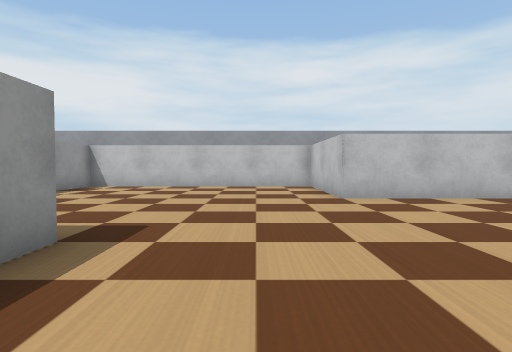
view 1 (above)

16 first-person views from a walk through a robot-simulator world made for Webots. The camera is 0.19 m above the floor, tilts 2° down and sees 80° across. The floor is counted in squares, 0.25 m on a side. Each view is taken from the middle of a square. On the plan, view 1 faces up. The plan holds only what a view shows up to about 10 squares ahead; the rest is blank. The robots in the file are not drawn. Webots' stock objects and surfaces are drawn as simple stand-ins.

view 2
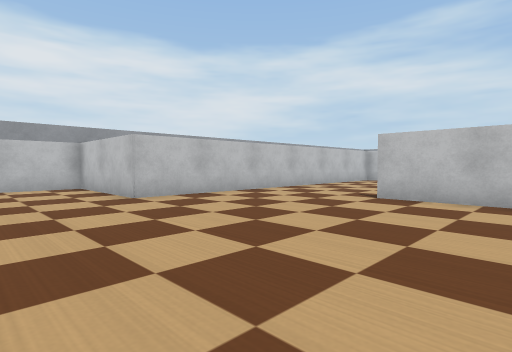

view 3
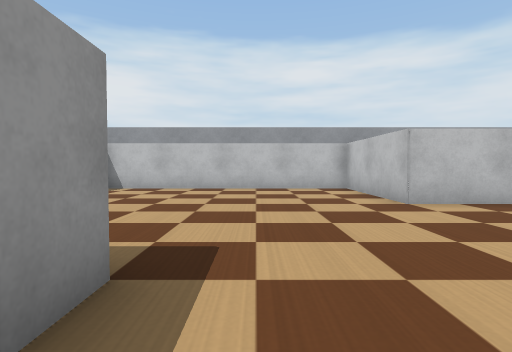

view 4
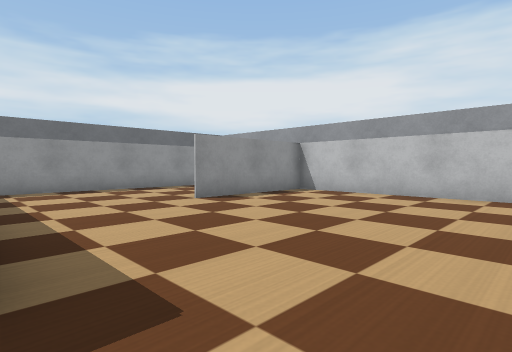

view 5
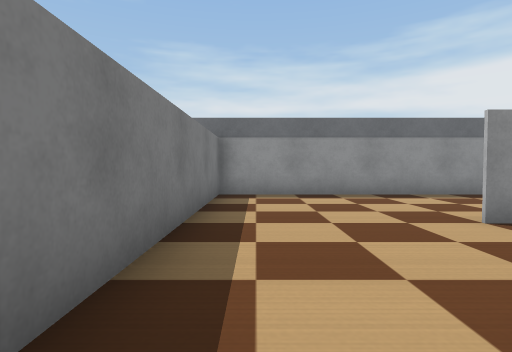

view 6
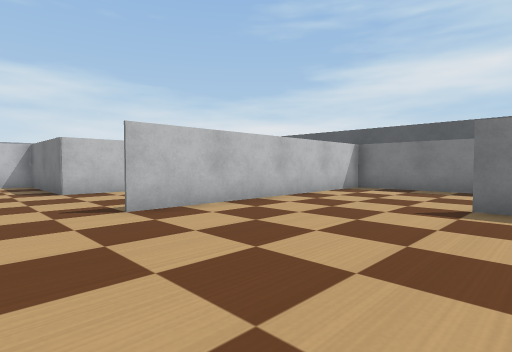

view 7
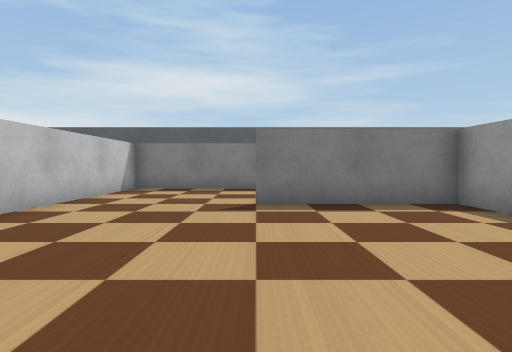

view 8
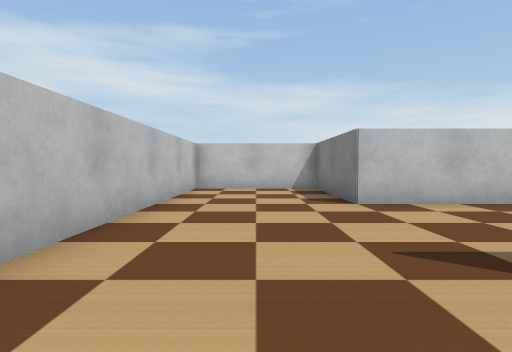

view 9
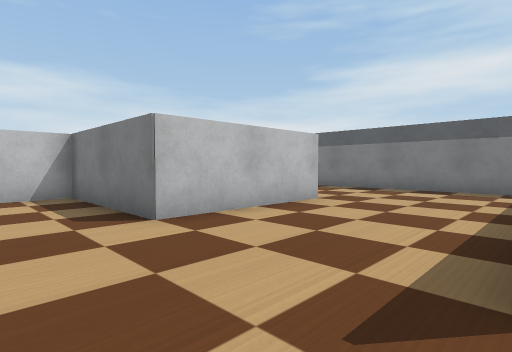

view 10
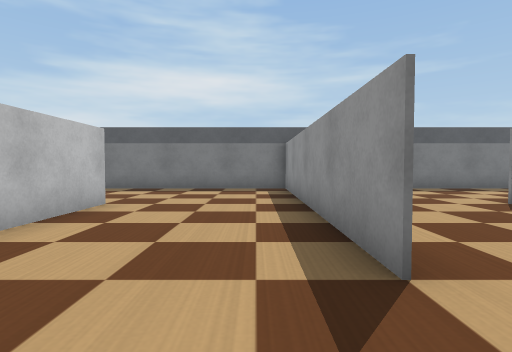

view 11
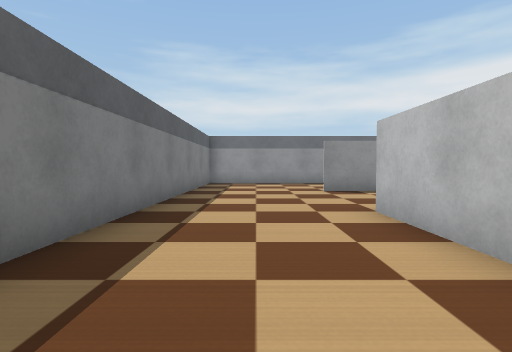

view 12
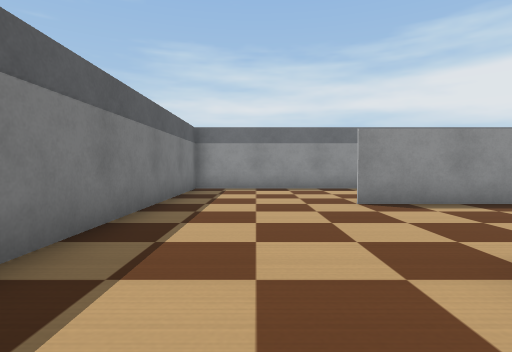

view 13
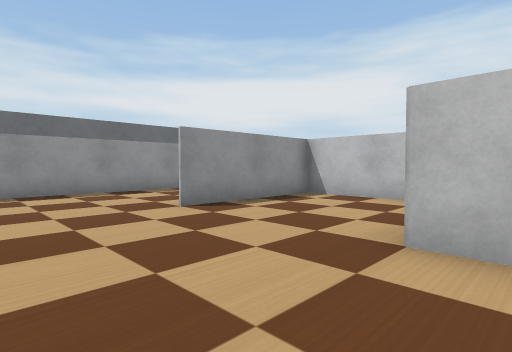

view 14
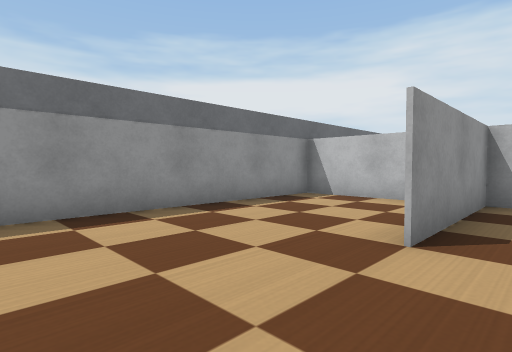

view 15
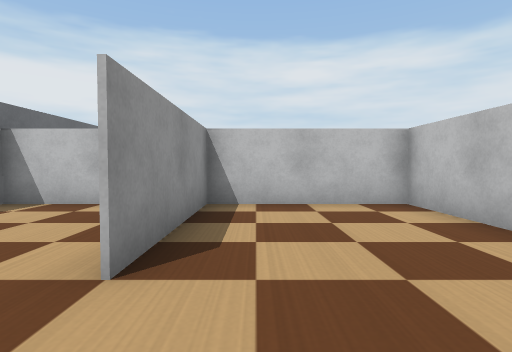

view 16
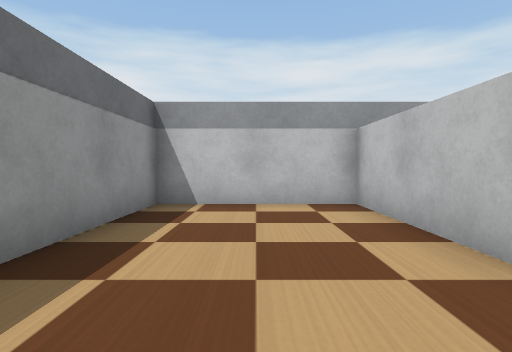

### Floor plan
Ten units are one square. View 1 is at (0, 0); x grows to the right and y downward. Boxes are objects, and circles mark ways between rooms. Rooms are numbered by the first view taken in them; rooms with no view inside come last. Other rooms are left out.
<svg viewBox="-105 -115 250 170">
<path fill="none" stroke="#000" d="M-20 -30 -20 -21M-20 -4 -20 10 20 10M55 -70 20 -70M60 15 60 -30M20 -70 20 -110 -60 -110 -60 -70M-65 -30 -31 -30M60 -30 60 49M100 10 100 -30 140 -30 140 -70 55 -70M60 50 95 50M8 10 -21 10M-20 -5 -20 -30 -60 -30 -60 10M-65 50 60 50 60 15M-60 -72 -60 -110 -100 -110 -100 -30M-99 -30 -65 -30M-60 -30 -100 -30 -100 50 -65 50"/>
<circle cx="-2" cy="-50" r="3" fill="#2a7"/>
<circle cx="60" cy="-50" r="3" fill="#2a7"/>
<circle cx="35" cy="10" r="3" fill="#2a7"/>
<circle cx="-60" cy="-55" r="3" fill="#2a7"/>
<circle cx="-60" cy="25" r="3" fill="#2a7"/>
<text x="20" y="-30">1</text>
<text x="-30" y="-70">2</text>
<text x="90" y="-20">3</text>
<text x="-10" y="20">4</text>
<text x="-80" y="-70">5</text>
<text x="-80" y="10">6</text>
</svg>
Room 1 opens to room 2. Room 1 opens to room 3. Room 1 opens to room 4. Room 2 opens to room 5. Room 4 opens to room 6.

Where each view was taken, in squares from view 1:
view 1: 0 up, 0 right, facing up
view 2: 0 up, 1 left, facing up-right
view 3: 1 up, 1 left, facing up
view 4: 3 up, 0 right, facing up-left
view 5: 4 up, 2 left, facing left
view 6: 5 up, 1 right, facing down-right
view 7: 5 up, 2 right, facing down
view 8: 5 up, 4 right, facing right
view 9: 5 up, 6 right, facing down-right
view 10: 5 up, 7 right, facing down
view 11: 3 down, 3 right, facing left
view 12: 3 down, 0 right, facing left
view 13: 4 down, 1 left, facing up-left
view 14: 4 down, 5 left, facing up-left
view 15: 3 down, 5 left, facing up
view 16: 5 up, 8 left, facing up
